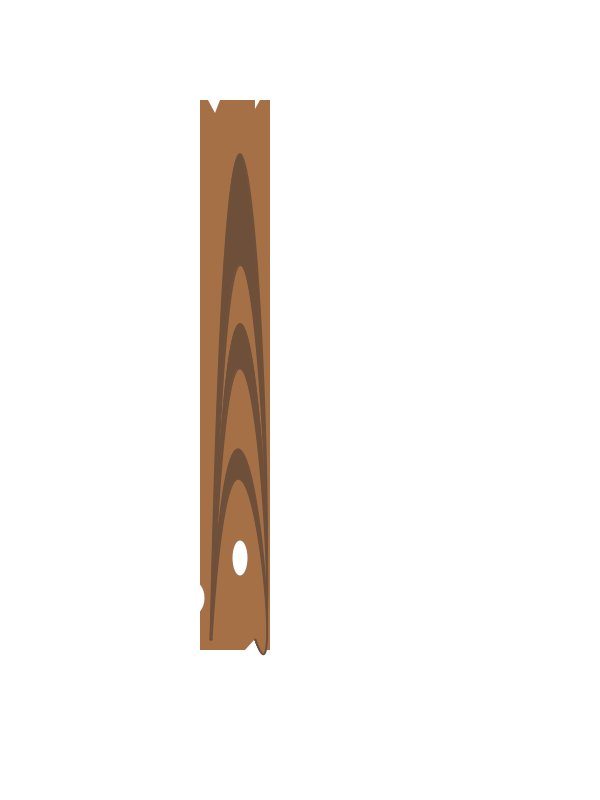
Frame 1 (no input)
Frame 60 (the mouse pressed at the canvas centre just before this capture): identical to frame 1, image omitted
Frame 120 (the mouse held since frame 60 and released just before this capture): identical to frame 1, image omitted

The Processing sketch that drew this single still picture (run headless with seeded random() and noise(); from frame 60 on, the mouse is pressed at the canvas centre):

// Processing sketch: Wall
// ── Wall.pde
void setup(){
 
  size(600, 800);
}

void draw(){
  
  strokeWeight(2);
  
  
  fill(166, 112, 71);
  background(255);
  noStroke();
  rect(200,100,70,550);
  fill(255);
  noStroke();
  ellipse(192,598,25,35);
  

 
  noStroke();
  fill(255);
  triangle(215, 113, 208, 100, 220, 100);
  triangle(255, 109, 255, 100, 260, 100);
  triangle(255, 639, 245, 650, 260, 650);
  
  //fill(0);
  fill(110, 80, 58);
  stroke(110, 80, 58);
  strokeWeight(2);
  curve(100, 7500, 210, 639, 255, 639, 0, 0);
  ///////
  fill(166, 112, 71);
  stroke(110, 80, 58);
  strokeWeight(2);
  curve(100, 6000, 211, 639, 255, 639, 0, 0);
  ///////
  
  fill(110, 80, 58);
  stroke(110, 80, 58);
  strokeWeight(2);
  curve(100, 5200, 211, 639, 255, 639, 0, 0);
  ////////
  
  fill(110, 80, 58);
  stroke(110, 80, 58);
  strokeWeight(2);
  curve(100, 5200, 211, 639, 255, 639, 0, 0);
  ////////
  
  fill(166, 112, 71);
  stroke(110, 80, 58);
  strokeWeight(2);
  curve(100, 4600, 211, 639, 255, 639, 0, 0);
  
  ////////
  //fill(0);
  fill(110, 80, 58);
  stroke(110, 80, 58);
  strokeWeight(2);
  curve(100, 3500, 210, 639, 255, 639, 0, 0);
  ///////
  fill(166, 112, 71);
  stroke(110, 80, 58);
  strokeWeight(2);
  curve(100, 3100, 211, 639, 255, 639, 0, 0);
  
  ////////
  noStroke();
  fill(255);
  ellipse(240,558,15,35);
  
  
}
